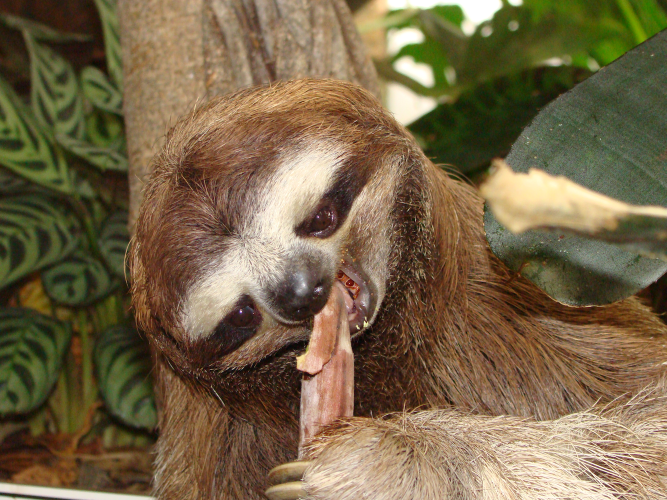
//> input picture C2-Introduction_to_Parallel_Programming_with_CUDA/M4-Shared_and_Constant_Memory/shared_and_constant_memory/sloth.png, 1333 x 1000 px, given in place of 1920x1080_30fps_8s.mp4, which was not available (shown at 1/2 size)
$ ./tracker_basic   (built with g++ and OpenCV 4)
//> lines starting //> are read from the running program, lines starting //| are printed output that depends on the picture; pictures that were not available may be replaced by others from this repository, and a replacement may not be noted
/**
 * The goal of this code is to implement the KLT tracker in C++ without using cv::calcOpticalFlowPyrLK.
 * I tried to make the code as cuda-friendly as possible.
 */

#include <cassert>
#include <chrono>
#include <iostream>
#include <opencv2/opencv.hpp>
#include <vector>

static inline bool in_bound(const float x, const float y, int half_win, const int width, const int height) {
    return x >= half_win && x < width - half_win && y >= half_win && y < height - half_win;
}

// [83 lines left out: function lucas_kanade, not called in this run]

std::tuple<float, float, bool> pyramid_lucas_kanade(const std::vector<cv::Mat> &pyr1, const std::vector<cv::Mat> &pyr2,
                                                    const std::vector<cv::Mat> &pyr2_grad_x,
                                                    const std::vector<cv::Mat> &pyr2_grad_y, cv::Mat &template_patch,
                                                    cv::Mat &patch, cv::Mat &patch_grad_x, cv::Mat &patch_grad_y,
                                                    const cv::Point2f &pt, int levels, int win_size, int max_iter,
                                                    float eps, float min_eig) {
    float u_prev = 0.0;
    float v_prev = 0.0;
    bool success = true;

    for (int lvl = levels; lvl >= 0; lvl--) { // 3, 2, 1, 0
        float scale = 1.0f / (1 << lvl);

        float x_l = pt.x * scale;
        float y_l = pt.y * scale;

        float u = u_prev * 2.0;
        float v = v_prev * 2.0;

        // Check if the patch around (x_l, y_l) is inside img1
        if (!in_bound(x_l, y_l, int(scale * win_size / 2), pyr1[lvl].cols, pyr1[lvl].rows)) {
            // std::cout << "Out of bound at level " << lvl << std::endl;
            success = false;
            break;
        }

        auto [new_u, new_v, success] =
            lucas_kanade(pyr1[lvl], pyr2[lvl], pyr2_grad_x[lvl], pyr2_grad_y[lvl], template_patch, patch, patch_grad_x,
                         patch_grad_y, u, v, x_l, y_l, scale * win_size, win_size, max_iter, eps, min_eig);

        if (!success) {
            // std::cout << "Failed to converge at level " << lvl << std::endl;
            break;
        }

        // Save refined flow for this level
        u_prev = new_u;
        v_prev = new_v;
    }

    return std::make_tuple(u_prev, v_prev, success);
}

void build_pyramid(std::vector<cv::Mat> &frames, int levels) {
    // Read https://stackoverflow.com/questions/27088969/is-it-a-bug-of-design-of-opencvs-function-pyrdown

    for (int i = 0; i < levels; i++) {
        cv::pyrDown(frames[i], frames[i + 1]);
    }
}

class SparseOpticalFlow {
  private:
    int levels;
    int height, width;
    std::vector<cv::Point2f> prev_pts;
    std::vector<cv::Point2f> next_pts;
    std::vector<cv::Mat> pyr1;
    std::vector<cv::Mat> pyr2;
    std::vector<cv::Mat> pyr2_grad_x;
    std::vector<cv::Mat> pyr2_grad_y;

    // Pre-allocate memory for template_patch, patch, patch_grad_x, patch_grad_y. It only has header, no data.
    cv::Mat template_patch;
    cv::Mat patch;
    cv::Mat patch_grad_x;
    cv::Mat patch_grad_y;

    int win_size;
    int max_iter;
    float eps;
    float min_eig;

  public:
    SparseOpticalFlow(std::vector<cv::Point2f> &pts, cv::Mat &init_gray, int levels = 3, int win_size = 31,
                      int max_iter = 30, float eps = 0.01, float min_eig = 1e-4);
    ~SparseOpticalFlow();

    std::vector<cv::Point2f> track(cv::Mat &next_bgr);
};

SparseOpticalFlow::SparseOpticalFlow(std::vector<cv::Point2f> &pts, cv::Mat &init_gray, int levels, int win_size,
                                     int max_iter, float eps, float min_eig)
    : levels(levels), win_size(win_size), max_iter(max_iter), eps(eps), min_eig(min_eig) {
    // Get frame dimensions
    height = init_gray.rows;
    width = init_gray.cols;

    // Pre-allocate pyramid memory
    pyr1.reserve(levels + 1);
    pyr1.push_back(init_gray);          // 0
    for (int i = 1; i <= levels; i++) { // 1, 2, 3
        pyr1.push_back(cv::Mat());      // Initialize as empty
    }
    // Build initial pyramid
    build_pyramid(pyr1, levels);

    // Pre-allocate memory for second pyramid and gradients
    pyr2 = std::vector<cv::Mat>(levels + 1, cv::Mat());
    pyr2_grad_x = std::vector<cv::Mat>(levels + 1, cv::Mat());
    pyr2_grad_y = std::vector<cv::Mat>(levels + 1, cv::Mat());

    // Initialize prev_pts and next_pts
    prev_pts = pts;
    next_pts = std::vector<cv::Point2f>(pts.size(), cv::Point2f(0, 0)); // Initialize with zeros

    // Pre-allocate memory for template_patch, patch, patch_grad_x, patch_grad_y with fixed window size
    template_patch = cv::Mat(win_size, win_size, CV_32F);
    patch = cv::Mat(win_size, win_size, CV_32F);
    patch_grad_x = cv::Mat(win_size, win_size, CV_32F);
    patch_grad_y = cv::Mat(win_size, win_size, CV_32F);
}

std::vector<cv::Point2f> SparseOpticalFlow::track(cv::Mat &next_bgr) {
    cv::Mat next_gray;
    cv::cvtColor(next_bgr, next_gray, cv::COLOR_BGR2GRAY);

    // Copy next frame to first level of pyramid
    next_gray.copyTo(pyr2[0]);
    build_pyramid(pyr2, this->levels);

    // Pre-compute gradients for all pyramid levels
    for (int lvl = 0; lvl <= levels; lvl++) {
        cv::Sobel(pyr2[lvl], pyr2_grad_x[lvl], CV_32F, 1, 0, 3);
        cv::Sobel(pyr2[lvl], pyr2_grad_y[lvl], CV_32F, 0, 1, 3);
    }
    // [7 lines of commented-out code are left out]
    for (size_t i = 0; i < prev_pts.size(); i++) {
        float x = prev_pts[i].x;
        float y = prev_pts[i].y;

        auto [u, v, success] =
            pyramid_lucas_kanade(pyr1, pyr2, pyr2_grad_x, pyr2_grad_y, template_patch, patch, patch_grad_x,
                                 patch_grad_y, prev_pts[i], levels, win_size, max_iter, eps, min_eig);

        if (success) {
            next_pts[i].x = x + u;
            next_pts[i].y = y + v;
        } else {
            next_pts[i].x = x;
            next_pts[i].y = y;
        }
    }

    /**
     * Explain why `pyr2 = pyr1` is not working.
     * Assigning one std::vector to another copies the elements of the right‐hand vector into the
     * left. That is, it calls cv::Mat's copy assignment for each element.
     * OpenCV's cv::Mat is a reference-counted container. Its assignment operator makes the new Mat share the same pixel
     * data with the source, merely bumping an internal reference count, rather than allocating fresh storage.
     */
    // for (int i = 0; i <= levels; i++) {
    //     pyr2[i].copyTo(pyr1[i]);
    // }
    std::swap(pyr1, pyr2);

    /**
     * Why is it OK to do this?
     * Point2f's assignment operator does member-wise copy.
     */
    prev_pts = next_pts;

    return next_pts;
}

SparseOpticalFlow::~SparseOpticalFlow() {
    pyr1.clear();
    pyr2.clear();
    pyr2_grad_x.clear();
    pyr2_grad_y.clear();

    template_patch.release();
    patch.release();
    patch_grad_x.release();
    patch_grad_y.release();
}

// [12 lines left out: function plot_trajectory, not called in this run]

int main(int argc, char **argv) {
    std::string input_mp4 = "data/1920x1080_30fps_8s.mp4";
    std::string output_mp4 = "output/tracker_basic.mp4";

    std::vector<cv::Point2f> prev_pts;
    prev_pts.push_back(cv::Point2f(1676, 654));
    prev_pts.push_back(cv::Point2f(1740, 699));
    prev_pts.push_back(cv::Point2f(1825, 690));

    // Store all tracked points for visualization
    std::vector<std::vector<cv::Point2f>> trajectory(prev_pts.size());

    // Initialize tracked points with starting positions
    for (size_t i = 0; i < prev_pts.size(); ++i) {
        trajectory[i].push_back(prev_pts[i]);
    }

    cv::VideoCapture cap(input_mp4);
    if (!cap.isOpened()) {
        std::cout << "Error: Could not open video file" << std::endl;
        return -1;
    }
    int total_frames = static_cast<int>(cap.get(cv::CAP_PROP_FRAME_COUNT));
    std::cout << "Total frames: " << total_frames << std::endl;

    cv::Mat prev_bgr, prev_gray;
    cap.read(prev_bgr);
//> prev_bgr is the input picture: 1000 rows x 1333 cols, CV_8UC3; mean B, G, R 71.7, 101.4, 118.8
    if (prev_bgr.empty()) {
        std::cout << "Error: Could not read first frame" << std::endl;
        return -1;
    }
    cv::cvtColor(prev_bgr, prev_gray, cv::COLOR_BGR2GRAY);
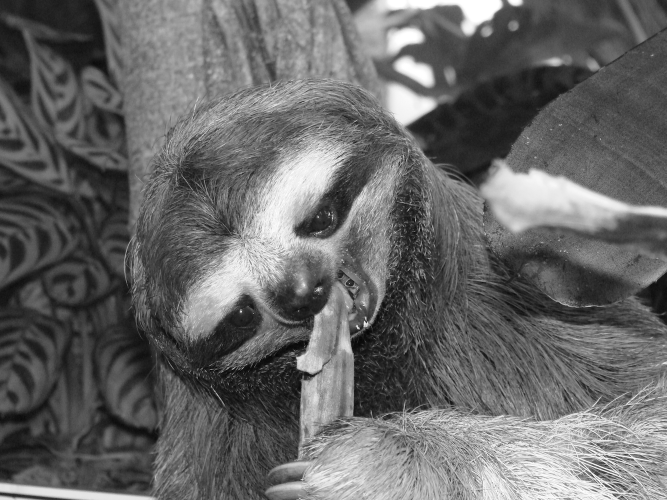
//> prev_gray: 1000 rows x 1333 cols, CV_8UC1 (shown at 1/2 size); min 0, max 255, mean 103.2
    int height = prev_bgr.rows;
//> height = 1000
    int width = prev_bgr.cols;
//> width = 1333

    cv::VideoWriter writer(output_mp4, cv::VideoWriter::fourcc('M', 'P', '4', 'V'), 30, cv::Size(width, height));

    // Init SparseOpticalFlow
    SparseOpticalFlow sof(prev_pts, prev_gray);
//> in SparseOpticalFlow, `build_pyramid(pyr1, levels);`:
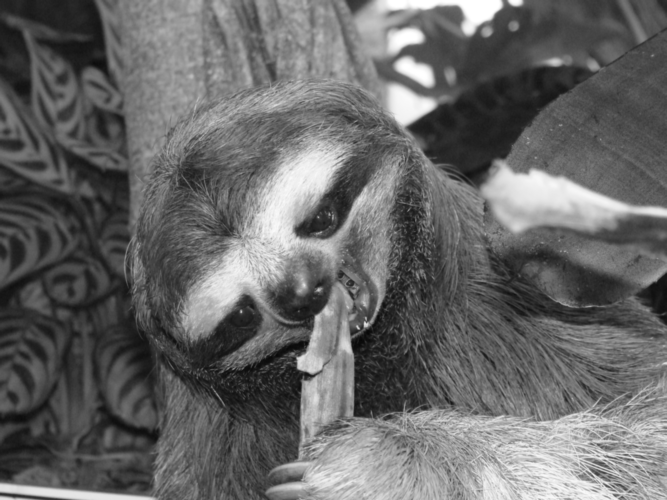
//> pyr1[1]: 500 rows x 667 cols, CV_8UC1; min 7, max 255, mean 103.1
//> in SparseOpticalFlow, `build_pyramid(pyr1, levels);`:
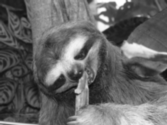
//> pyr1[3]: 125 rows x 167 cols, CV_8UC1; min 16, max 255, mean 102.9

    long long accum_time = 0;
    cv::Mat next_bgr;
    while (true) {
        if (!cap.read(next_bgr))
            break;

        auto t1 = std::chrono::high_resolution_clock::now(); // start time

        std::vector<cv::Point2f> next_pts = sof.track(next_bgr);
//> the loop in track, `for (int lvl = 0; lvl <= levels; lvl++)` made 4 passes
//> after the loop in track, `for (size_t i = 0; i < prev_pts.size(); i++)`: template_patch: 31 rows x 31 cols, CV_32FC1; every value is 0
//> next_pts = 3 Points (x, y): [1676, 654], [1740, 699], [1825, 690]

        auto t2 = std::chrono::high_resolution_clock::now(); // end time
        accum_time += std::chrono::duration_cast<std::chrono::microseconds>(t2 - t1).count();

        // [7 lines of commented-out code are left out]
    }

    std::cout << "Total time of all frames: " << accum_time << " microseconds. "
              << "Each frame average time: " << accum_time / total_frames << " microseconds." << std::endl;

    cap.release();
    writer.release();
    return 0;
}
